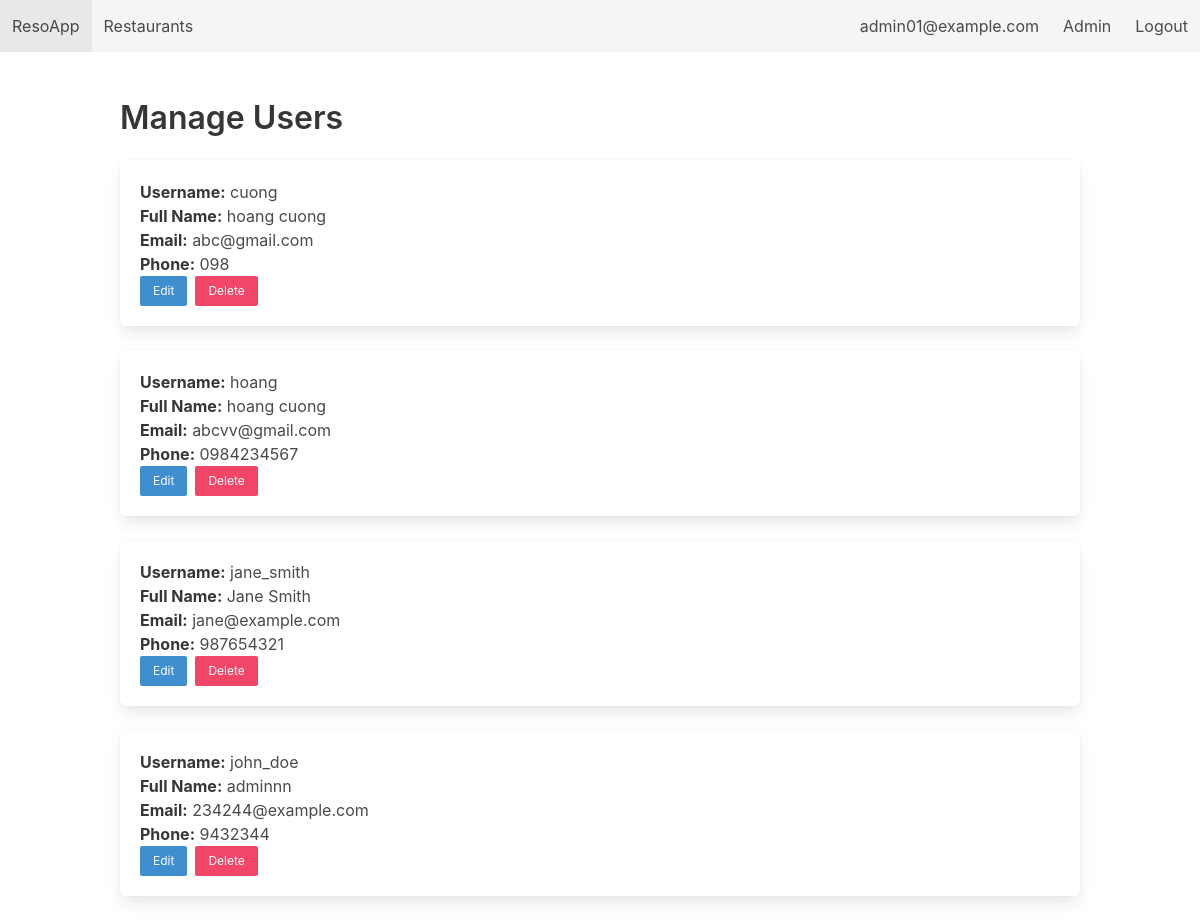
The page /admin/users (signed in) on the database as committed earlier.
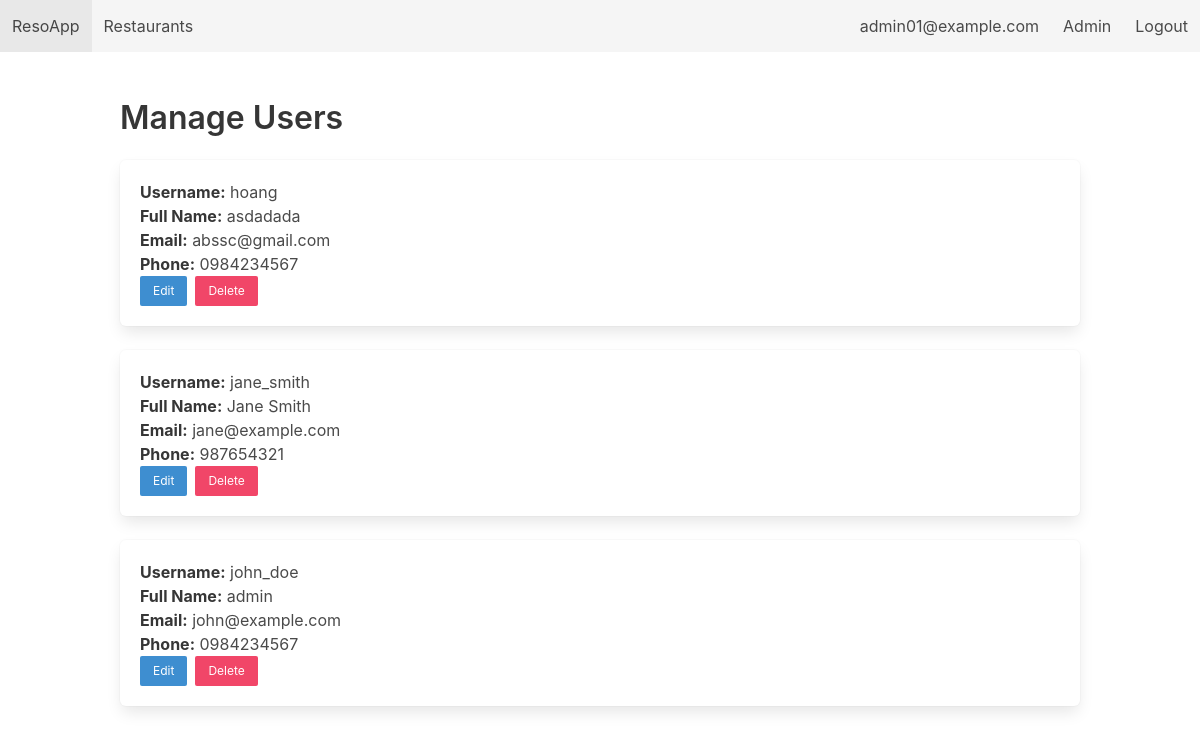
The same page on the database as committed later.
### tables this page shows
CREATE TABLE Customers (
        customer_id   INTEGER PRIMARY KEY AUTOINCREMENT,
        username      TEXT UNIQUE NOT NULL,
        password_hash TEXT NOT NULL,
        full_name     TEXT,
        email         TEXT UNIQUE NOT NULL,
        phone         TEXT,
        created_at    DATE DEFAULT (DATE('now'))
    );

### app.py (the view)
@app.route('/admin/users')
@login_required(role='admin')
def admin_manage_users():
    db = get_db()
    users = db.execute("SELECT * FROM Customers ORDER BY username ASC").fetchall()
    return render_template('admin_users.html', users=users)

### app.py (called while the page is built)
def get_db():
    if 'db' not in g:
        g.db = sqlite3.connect(DB_PATH, detect_types=sqlite3.PARSE_DECLTYPES)
        g.db.row_factory = sqlite3.Row
        g.db.execute("PRAGMA foreign_keys = ON;")
    return g.db

def login_required(role=None):
    def decorator(f):
        @wraps(f)
        def wrapper(*args, **kwargs):
            if 'user' not in session:
                flash("Please log in first.", "warning")
                return redirect(url_for('login'))
            if role == 'admin' and session.get('role') != 'admin':
                flash("Admin area. Access denied.", "danger")
                return redirect(url_for('index'))
            return f(*args, **kwargs)
        return wrapper
    return decorator

### templates/admin_users.html
{% extends "base.html" %} {% block content %}
<h2 class="title">Manage Users</h2>
{% for user in users %}
<div class="box">
  <p><strong>Username:</strong> {{ user['username'] }}</p>
  <p><strong>Full Name:</strong> {{ user['full_name'] }}</p>
  <p><strong>Email:</strong> {{ user['email'] }}</p>
  <p><strong>Phone:</strong> {{ user['phone'] }}</p>
  <div class="buttons">
    <a
      class="button is-small is-info"
      href="{{ url_for('admin_edit_user', uid=user['customer_id']) }}"
      >Edit</a
    >
    <form
      style="display: inline"
      method="post"
      action="{{ url_for('admin_delete_user', uid=user['customer_id']) }}"
      onsubmit="return confirm('Are you sure you want to delete this user? All their reservations will also be deleted.');"
    >
      <button class="button is-small is-danger">Delete</button>
    </form>
  </div>
</div>
{% else %}
<p>No customer accounts found.</p>
{% endfor %} {% endblock %}

Rows that differ between the two databases and show on the page:
removed Customers: username "cuong", full_name "hoang cuong", email "abc@gmail.com", phone "098"
changed Customers "hoang": full_name "hoang cuong" → "asdadada"; email "abcvv@gmail.com" → "abssc@gmail.com"
changed Customers "john_doe": full_name "adminnn" → "admin"; email "234244@example.com" → "john@example.com"; phone "9432344" → "0984234567"
